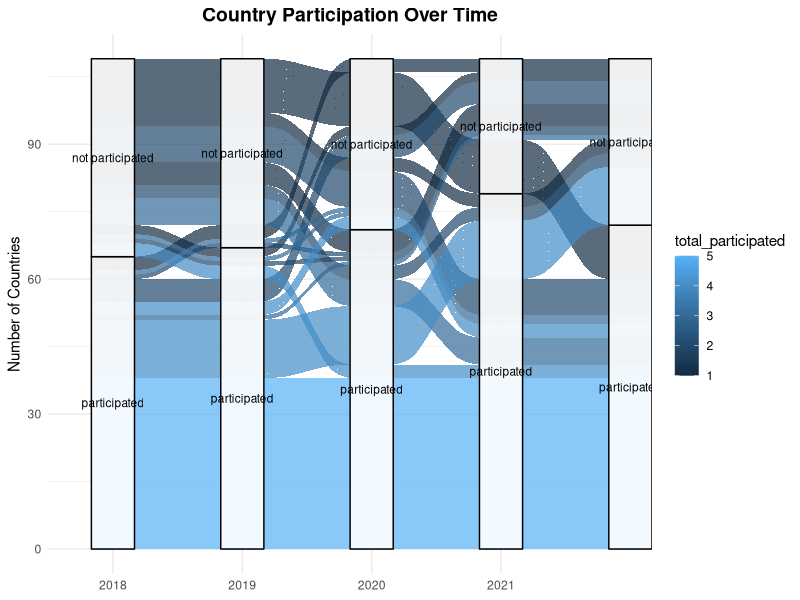

The R source for this figure:
## ---- chunk 1
# install.packages(c("dplyr","tidyr","ggplot2","ggalluvial","forcats"))
library(dplyr) 
library(tidyr)
library(tidyverse)
library(ggplot2)
library(ggalluvial)
library(forcats)
# library(purrr)
## ---- chunk 2
# Loading in the PISA datasets:
pisa2009 <- read.csv('data/2009_PISA.csv')
pisa2012 <- read.csv('data/2012_PISA.csv')
pisa2015 <- read.csv('data/2015_PISA.csv')
pisa2018 <- read.csv('data/2018_PISA.csv')
pisa2022 <- read.csv('data/2022_PISA.csv')
## ---- chunk 3
# List of country participation across years:
participation_list <- list(
  '2009' = pisa2009$X,
  '2012' = pisa2012$Country,
  '2015' = pisa2015$X,
  '2018' = pisa2018$Country,
  '2022' = pisa2022$Country
)

# row and column values
all_countries <- unique(unlist(participation_list))
years <- names(participation_list)

# dataframe used for alluvial
participation_long <- participation_list |>
  enframe(name = "year", value = "country") |>
  unnest(country) |>
  mutate(status = "participated")

participation_df <- participation_long |>
  pivot_wider(
    names_from = year,
    values_from = status,
    values_fn = ~ first(.x)
    # values_fill = "not participated"
  ) 

participation_df$`2009` <- replace_na(participation_df$`2009`, "not participated")
participation_df$`2012` <- replace_na(participation_df$`2012`, "not participated")
participation_df$`2015` <- replace_na(participation_df$`2015`, "not participated")
participation_df$`2018` <- replace_na(participation_df$`2018`, "not participated")
participation_df$`2022` <- replace_na(participation_df$`2022`, "not participated")

participation_df$total_participated <- rowSums(participation_df[, -1] == "participated", na.rm = TRUE)
## ---- chunk 4
ggplot(data = participation_df,
       aes(axis1 = `2009`, axis2 = `2012`, axis3 = `2015`, axis4 = `2018`, axis5=`2022`)) +
  geom_alluvium(aes(fill = total_participated), alpha = 0.7) +
  geom_stratum(alpha = 0.9) +
  geom_text(stat = "stratum", aes(label = after_stat(stratum)), size = 3) +
  scale_x_discrete(limits = c("2018", "2019", "2020", "2021"), 
                   expand = c(0.15, 0.05)) +
  theme_minimal() +
  labs(title = "Country Participation Over Time",
       y = "Number of Countries") +
  theme(legend.position = "right",
        plot.title = element_text(hjust = 0.5, size = 14, face = "bold"),
        axis.title.x = element_blank())
